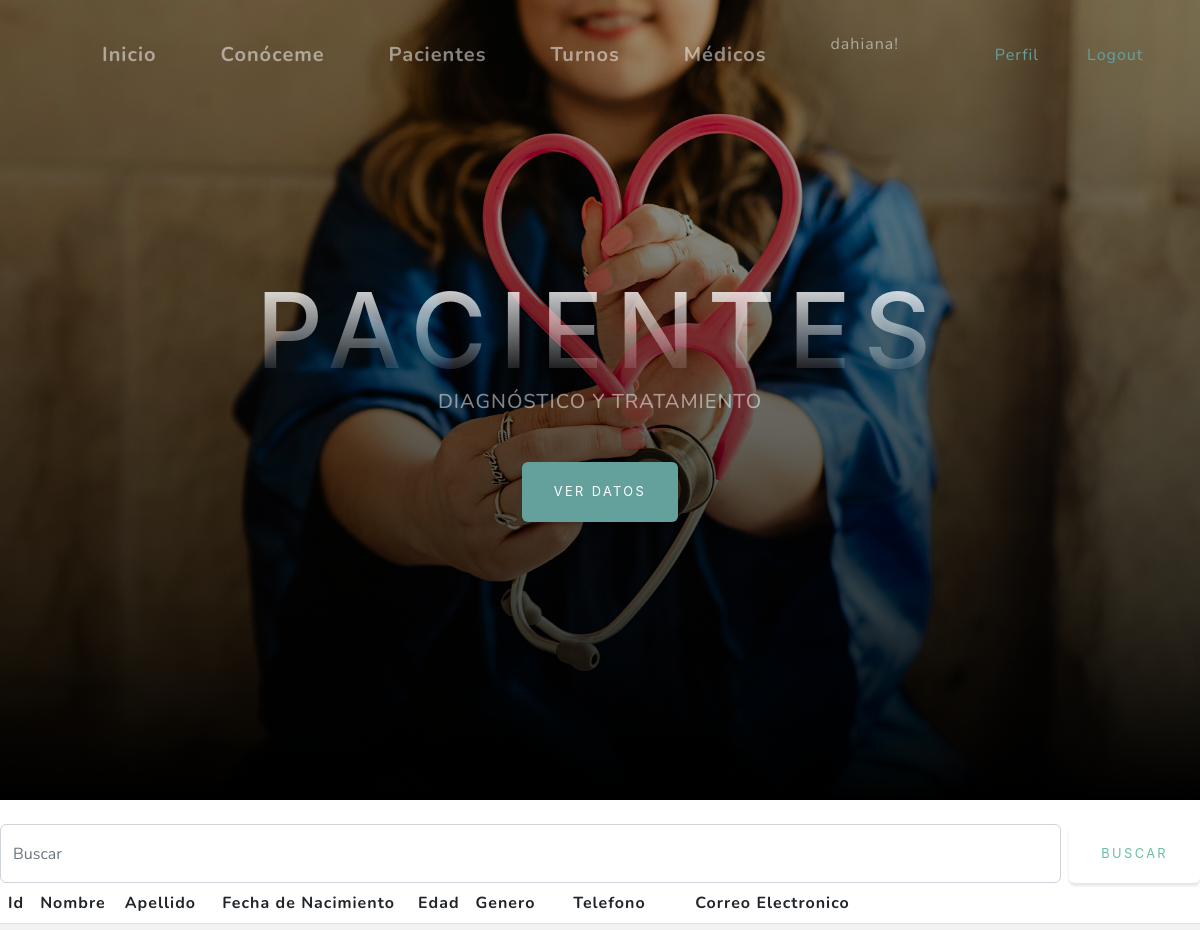
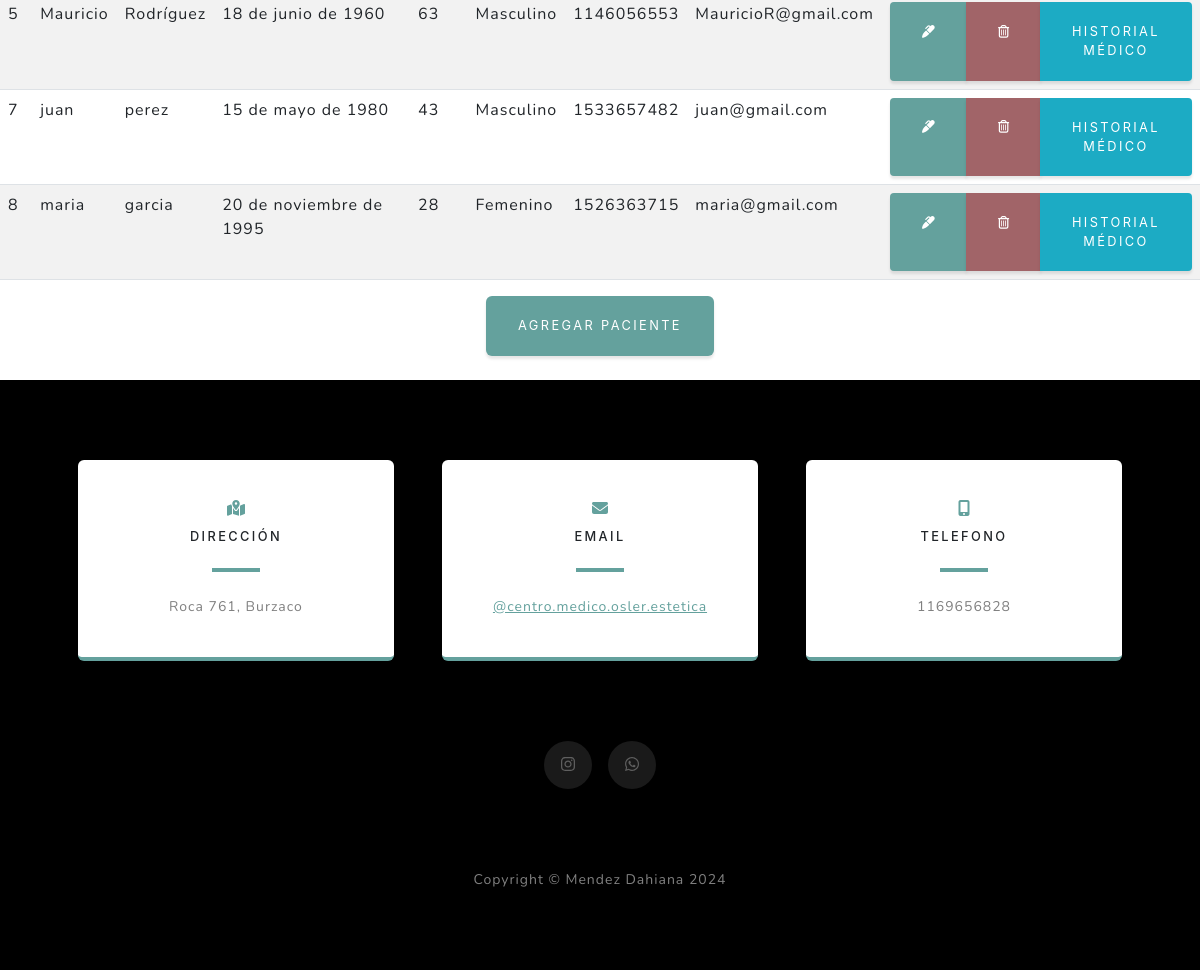
/aplicacion/Pacientes/ (signed in), run on the app's committed database (2 pictures, top to bottom).
### aplicacion/models.py (models this page shows, shortened)
class Paciente(models.Model):
    nombre = models.CharField(max_length=100)
    apellido = models.CharField(max_length=100)
    fecha_nacimiento = models.DateField()
    edad = models.PositiveIntegerField()
    genero = models.CharField(max_length=10, choices=[('Masculino', 'Masculino'), ('Femenino', 'Femenino')])
    telefono = models.CharField(max_length=20)
    correo_electronico = models.EmailField()

### aplicacion/views.py (the view)
# urls.py: path('Pacientes/', PacienteList.as_view(), name= "pacientes" ),
class PacienteList(LoginRequiredMixin, ListView):
    model = Paciente

### aplicacion/templates/aplicacion/paciente_list.html
{% extends 'aplicacion/home.html' %}
{% block titulo %}
<h1 class="mx-auto my-0 text-uppercase">PACIENTES</h1>
{% endblock titulo %}
{% block boton %}
<a class="btn btn-primary" href="#projects">VER DATOS</a>
{% endblock boton %}
{% block buscador %}
<form class="d-flex" role="search" action="{% url 'buscar' %}" method="get">
    <input name="buscar" class="form-control me-2" type="search" placeholder="Buscar" aria-label="Search">
    <button class="btn btn-outline-success" type="submit">Buscar</button>
</form>
{% endblock buscador %}
{% block contenido %}
<table class="table table-striped">
    <thead>
        <tr>
            <th>Id</th>
            <th>Nombre</th>
            <th>Apellido</th>
            <th>Fecha de Nacimiento</th>
            <th>Edad</th>
            <th>Genero</th>
            <th>Telefono</th>
            <th>Correo Electronico</th>
            <th style="width: 150px;"></th>
        </tr>
    </thead>
    <tbody>
        {% for P in paciente_list %}
        <tr>
            <td>{{ P.id }}</td>
            <td>{{ P.nombre }}</td>
            <td>{{ P.apellido }}</td>
            <td>{{ P.fecha_nacimiento }}</td>
            <td>{{ P.edad }}</td>
            <td>{{ P.genero }}</td>
            <td>{{ P.telefono }}</td>
            <td>{{ P.correo_electronico }}</td>
            <td>
                <div class="btn-group" role="group" aria-label="Acciones">
                    <a href="{% url 'paciente_update' P.id %}" class="btn btn-primary btn-sm">
                        <i class="fa-solid fa-marker"></i>
                    </a>
                    <a href="{% url 'Paciente_delete' P.id %}" class="btn btn-danger btn-sm">
                        <i class="fa-regular fa-trash-can"></i>
                    </a>
                    <a href="{% url 'historial_medico' P.id %}" class="btn btn-info btn-sm">
                        Historial Médico
                    </a>
                </div>
            </td>
        </tr>
        {% endfor %}
    </tbody>
</table>
{% endblock contenido %}
{% block boton1 %}
<div class="d-flex justify-content-center align-items-center">
    <a class="btn btn-primary" href="{% url 'Paciente_create' %}">AGREGAR PACIENTE</a>
</div>
<br>
{% endblock boton1 %}

### aplicacion/templates/aplicacion/home.html (shortened to what this page needs)
<!DOCTYPE html>
<html lang="es">
    <head>
        {% load static %}
        <link href="{% static 'css/styles.css' %}" rel="stylesheet" />
    </head>
    <body id="page-top">
        <nav class="navbar navbar-expand-lg navbar-light fixed-top" id="mainNav">
            <div class="container px-4 px-lg-5">
                <div class="collapse navbar-collapse" id="navbarResponsive">
                    <ul class="navbar-nav ms-auto">
                        <li class="navbar-brand"><a class="nav-link" href="{% url 'home' %}">Inicio</a></li>
                        {% if user.is_authenticated %}
                          <li class="navbar-brand"><a class="nav-link" href="{% url 'acerca_de_mi' %}">Conóceme</a></li>
                          <li class="navbar-brand"><a class="nav-link" href="{% url 'pacientes' %}">Pacientes</a></li>
                          <li class="navbar-brand"><a class="nav-link" href="{% url 'citas' %}">Turnos</a></li>
                          <li class="navbar-brand"><a class="nav-link" href="{% url 'doctores' %}">Médicos</a></li>
                          <p class="nav-link"> {{user.username}}! </p>
                          <div class="nav-link  d-flex flex-row align-items-center text-primary">
                          </div>
                           <a class="nav-link  d-flex flex-row align-items-center text-primary" href="{% url 'editar_perfil' %}">Perfil</a>
                           <a class="nav-link  d-flex flex-row align-items-center text-primary" href="{% url 'logout' %}">Logout</a>
                      {% else %}
                          <a class="nav-link  d-flex flex-row align-items-center text-primary" href="{% url 'login' %}">Login</a>
                          <a class="nav-link  d-flex flex-row align-items-center text-primary" href="{% url 'registro' %}">Registro</a>
                      {% endif %}
                    </ul>
                </div>
            </div>
        </nav>
        <header class="masthead">
            <div class="container px-4 px-lg-5 d-flex h-100 align-items-center justify-content-center">
                <div class="d-flex justify-content-center">
                    <div class="text-center">
                        {% block titulo %}{% endblock titulo %}
                        {% block subtitulo %}
                        <h2 class="text-white-50 mx-auto mt-2 mb-5">DIAGNÓSTICO Y TRATAMIENTO</h2>
                        {% endblock subtitulo %}
                        {% block boton %}
                        {% endblock boton %}
                    </div>
                </div>
            </div>
        </header>
        <br>
        {% block buscador %}
        {% endblock buscador %}
        {% block contenido %}
        {% endblock contenido %}
        {% block boton1 %}
        {% endblock boton1 %}
        <section class="contact-section bg-black">
            <div class="container px-4 px-lg-5">
                <div class="row gx-4 gx-lg-5">
                    <div class="col-md-4 mb-3 mb-md-0">
                        <div class="card py-4 h-100">
                            <div class="card-body text-center">
                                <i class="fas fa-map-marked-alt text-primary mb-2"></i>
                                <h4 class="text-uppercase m-0">Dirección</h4>
                                <hr class="my-4 mx-auto" />
                                <div class="small text-black-50">Roca 761, Burzaco</div>
                            </div>
                        </div>
                    </div>
                    <div class="col-md-4 mb-3 mb-md-0">
                        <div class="card py-4 h-100">
                            <div class="card-body text-center">
                                <i class="fas fa-envelope text-primary mb-2"></i>
                                <h4 class="text-uppercase m-0">Email</h4>
                                <hr class="my-4 mx-auto" />
                                <div class="small text-black-50"><a href="https://www.instagram.com/centro.medico.osler.estetica/?hl=es-es" target="_blank">@centro.medico.osler.estetica</a></div>
                            </div>
                        </div>
                    </div>
                    <div class="col-md-4 mb-3 mb-md-0">
                        <div class="card py-4 h-100">
                            <div class="card-body text-center">
                                <i class="fas fa-mobile-alt text-primary mb-2"></i>
                                <h4 class="text-uppercase m-0">Telefono</h4>
                                <hr class="my-4 mx-auto" />
                                <div class="small text-black-50">1169656828</div>
                            </div>
                        </div>
                    </div>
                </div>
                <div class="social d-flex justify-content-center">
                    <a class="mx-2" href="https://www.instagram.com/kiaoraestetica/" target="_blank"><i class="fa-brands fa-instagram"></i></a>
                    <a class="mx-2" href="https://l.instagram.com/?u=https%3A%2F%2Fwa.link%2Fm68txh&e=AT11BPT2ucRNKfZPsH27rwInMxaResxAarBgAta2za556H7LOdaxe_yr_15M0yegh_ZdA_YYmmZybDQKMSUZsmZVPzcO5M4a0j5Vug" target="_blank"><i class="fa-brands fa-whatsapp"></i></a>
                </div>
            </div>
        </section>
        <footer class="footer bg-black small text-center text-white-50"><div class="container px-4 px-lg-5">Copyright &copy; Mendez Dahiana 2024</div></footer>
    </body>
</html>

### data on the page
Paciente: id "5", nombre "Mauricio", apellido "Rodríguez", fecha_nacimiento "18 de junio de 1960", edad "63", genero "Masculino", telefono "1146056553", correo_electronico "MauricioR@gmail.com"
Paciente: id "7", nombre "juan", apellido "perez", fecha_nacimiento "15 de mayo de 1980", edad "43", genero "Masculino", telefono "1533657482", correo_electronico "juan@gmail.com"
Paciente: id "8", nombre "maria", apellido "garcia", fecha_nacimiento "20 de noviembre de 1995", edad "28", genero "Femenino", telefono "1526363715", correo_electronico "maria@gmail.com"

### other printed values
{{ user.username }} "dahiana"
